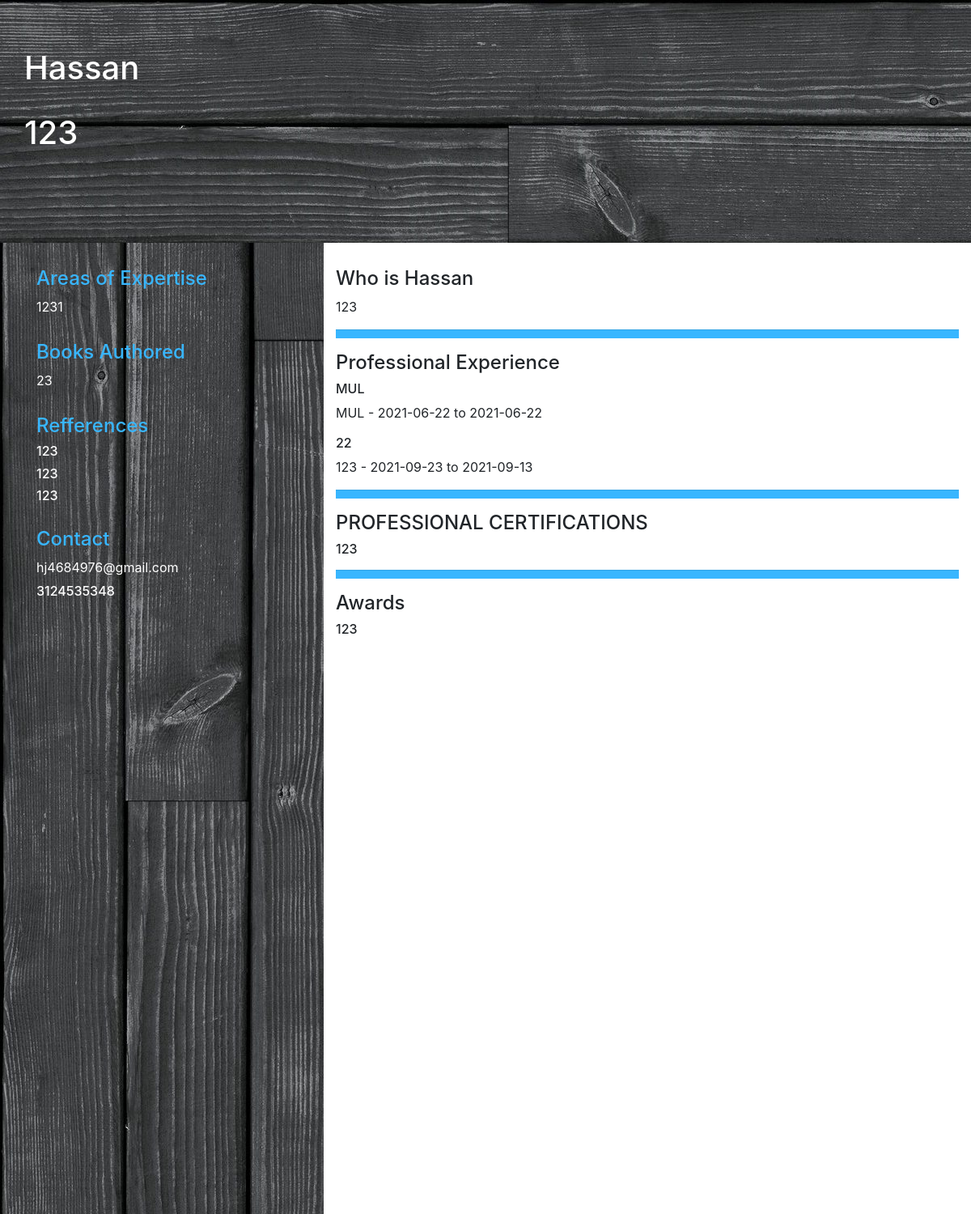
The app's page /dashboard/printblackcv/47 (signed in) with its own data.
### dashboard/models.py (models this page shows, shortened)
class Profile(models.Model):
    boolChoice = (
        ("Male", "Male"), ("Female", "Female"))
    name = models.CharField(max_length=50)
    fname = models.TextField(max_length=50)
    age = models.IntegerField()
    gender = models.CharField(max_length=10, choices=boolChoice)
    profile_pic = models.ImageField(default='place.png')
    email = models.TextField(max_length=20, default=None)
    contactno1 = models.IntegerField(default=None)
    contactno2 = models.IntegerField(blank=True, null=True)
    linkedin = models.TextField(max_length=50, default=None)
    address = models.TextField(max_length=100, default=None)
    education = models.ManyToManyField(ProfileEducation, default=None)
    experience = models.ManyToManyField(ProfileExperience, default=None)
    skills = models.ManyToManyField(ProfileSkills, default=None)
    user = models.ManyToManyField(User, blank=True)

class ProfileProfessioncv2(models.Model):
    procv2 = models.TextField(blank=True, max_length=300)

class ProfileAreaofexpertisecv2(models.Model):
    areaofexpertisecv2 = models.TextField(blank=True, max_length=300)

class ProfileBooksAuthoredcv2(models.Model):
    bookscv2 = models.TextField(blank=True, max_length=300)

class ProfileReferencescv2(models.Model):
    refcv2 = models.TextField(blank=True, max_length=300)
    orgcv2 = models.TextField(blank=True, max_length=300)
    emailcv2 = models.TextField(blank=True, max_length=300)

class ProfileIntroductioncv2(models.Model):
    introcv2 = models.TextField(blank=True, max_length=300)

class ProfileExperience(models.Model):
    organization = models.TextField(max_length=20)
    previousDesignation = models.TextField(max_length=20)
    startingDate = models.TextField(max_length=20)
    endingDate = models.TextField(max_length=20)
    responsibilities = models.TextField(max_length=100)

class ProfileCertificatecv2(models.Model):
    certcv2 = models.TextField(blank=True, max_length=300)

class ProfileAwardscv2(models.Model):
    awcv2 = models.TextField(blank=True, max_length=300)

### dashboard/views.py (the view)
# urls.py: path('printblackcv/<id>', views.printcvblack, name='printblackcv'),
def printcvblack(request, id):
    uid = request.user.id
    detail = Profile.objects.filter(user=request.user).first()
    cv2 = CV2.objects.get(id=id, user=request.user)
    print(cv2)
    return render(request, 'dashboard/cvblack_afterprint.html', {'detail': detail, 'id': uid, 'cv': cv2})

### dashboard/templates/dashboard/cvblack_afterprint.html (shortened to what this page needs)
{% load static %}
<!DOCTYPE html>
	<html>
	<head>
		<link rel="stylesheet" href="https://stackpath.bootstrapcdn.com/bootstrap/4.4.1/css/bootstrap.min.css">
		<link rel="stylesheet" href="https://pro.fontawesome.com/releases/v5.10.0/css/all.css"/>
	</head>
	<body>
        <div class="container-fluid" style="height: 100%">
            <div class="row" style="background-color: black; color: white ; padding-top: 20px ; height: 300px ; background-image: url({% static 'woodhr.jpg' %})">
                <div style="margin-left: 30px; margin-bottom: 30px; margin-top: 40px">
                    <h1>{{ detail.name }}</h1> <br>
                    {% for pro in cv.professsioncv2.all %}
                        <h1>{{ pro.procv2 }}</h1>
                    {% endfor %}
                </div>
            </div>
            <div class="row">
                <div class="col-4" style="color: white; padding-top: 30px;min-height: 1200px; background-image: url({% static 'wood.jpg' %});">
                    <div style="margin-left: 30px; margin-bottom: 30px">
                        <h4 style="color:  #38b6ff"> Areas of Expertise </h4>
                        {% for aox in cv.area_of_expertisecv2.all %}
                            <p>{{ aox.areaofexpertisecv2 }}</p>
                        {% endfor %}
                    </div>
                    <div style="margin-left: 30px; margin-bottom: 30px">
                        <h4 style="color:  #38b6ff"> Books Authored </h4>
                        {% for boa in cv.books_authored.all %}
                            <p>{{ boa.bookscv2 }}</p>
                        {% endfor %}
                    </div>
                    <div style="margin-left: 30px; margin-bottom: 30px">
                        <h4 style="color:  #38b6ff"> Refferences </h4>
                        {% for ref in cv.referencescv2.all %}
                            <h6>{{ ref.refcv2 }}</h6>
                            <h6>{{ref.orgcv2 }}</h6>
                            <h6>{{ref.emailcv2 }}</h6>
                        {% endfor %}
                    </div>
                    <div style="margin-left: 30px; margin-bottom: 30px">
                        <h4 style="color:  #38b6ff"> Contact </h4>
                        <h7>{{ detail.email }}</h7>
                        <h6>{{ detail.contactno1 }}</h6>
                    </div>
                </div>
                <div class="col-8" style="padding-top: 30px">
                    <div>
                        <h4>Who is {{ detail.name }}</h4>
                        {% for intro in cv.introductioncv2.all %}
                            <p>{{ intro.introcv2 }}</p>
                        {% endfor %}
                    </div>
                    <hr  style="background-color: #38b6ff; height: 10px">
                    <div>
                        <h4>Professional Experience </h4>
                        {% for exp in detail.experience.all %}
                            <h6>{{ exp.organization }} </h6>
                            <p>{{ exp.previousDesignation}} - {{ exp.startingDate }} to {{ exp.endingDate }}</p>
                        {% endfor %}
                    </div>
                    <hr  style="background-color: #38b6ff; height: 10px">
                    <div>
                        <h4>PROFESSIONAL CERTIFICATIONS</h4>
                        {% for cer in cv.certificatecv2.all %}
                        <h6>{{ cer.certcv2 }} </h6>
                        {% endfor %}
                    </div>
                    <hr  style="background-color: #38b6ff; height: 10px">
                    <div>
                        <h4>Awards</h4>
                        {% for awd in cv.awardscv2.all %}
                        <h6>{{ awd.awcv2 }}</h6>
                        {% endfor %}
                    </div>
                </div>
            </div>
        </div>
</body>
</html>

### records on screen
Profile: name "Hassan", email "hj4684976@gmail.com", contactno1 "3124535348"
ProfileProfessioncv2: procv2 "123"
ProfileAreaofexpertisecv2: areaofexpertisecv2 "1231"
ProfileBooksAuthoredcv2: bookscv2 "23"
ProfileReferencescv2: refcv2 "123", orgcv2 "123", emailcv2 "123"
ProfileIntroductioncv2: introcv2 "123"
ProfileExperience: organization "MUL", previousDesignation "MUL", startingDate "2021-06-22", endingDate "2021-06-22"
ProfileExperience: organization "22", previousDesignation "123", startingDate "2021-09-23", endingDate "2021-09-13"
ProfileCertificatecv2: certcv2 "123"
ProfileAwardscv2: awcv2 "123"
